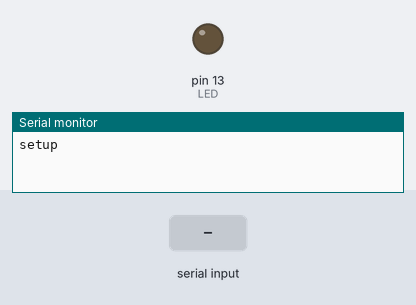
The sketch below on a simulated Arduino Uno, built with avr-gcc and run on an emulated ATmega328P. On the bench: output pins drawn as LEDs (lit = HIGH), the last lines printed to the serial monitor. The test bench sets the inputs (shaded band).

Above: at 3.2 s.
3.3 s: "n" received over Serial
At 4.0 s:
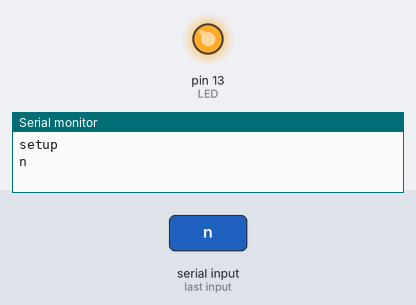
4.8 s: "f" received over Serial
At 5.2 s:
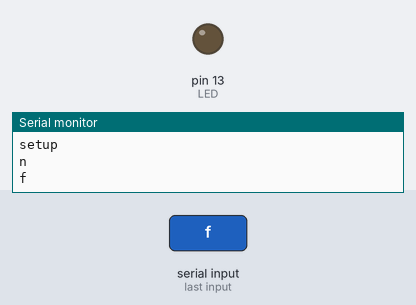
Timing chart, 0 to 7.8 s (numbered marks = the images above; inputs shaded):
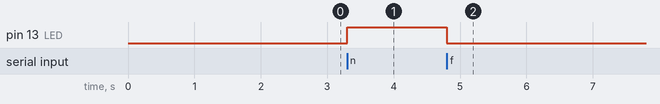

The sketch:

week3-input.ino
```cpp
const int LED = 13;

void setup() {
  // put your setup code here, to run once:
  Serial.begin(115200);
  pinMode(LED, OUTPUT);
  // analogWrite(LED, 25);
  delay(2000); // 처음 보드에 전기가 들어갈 때, 꺼졌다가 다시 켜지는 경우도 있어서 "setup"이 2번찍히고나 안찍히는 경우가 존재. => delay로 해결
  Serial.println("setup");
}

void loop() {
  // put your main code here, to run repeatedly:
  if(Serial.available())
  {
    char  userInput = Serial.read();
    Serial.println(userInput);
    switch(userInput){
      case 'n' :
        digitalWrite(LED, HIGH);
        break;
      case 'f' :
        digitalWrite(LED, LOW);
          break;
      default :
        break;
    }
  }
}
```

Measured:
- after the input at 3.3 s, pin 13 (LED): LOW → HIGH at once
- after the input at 4.8 s, pin 13 (LED): HIGH → LOW at once
